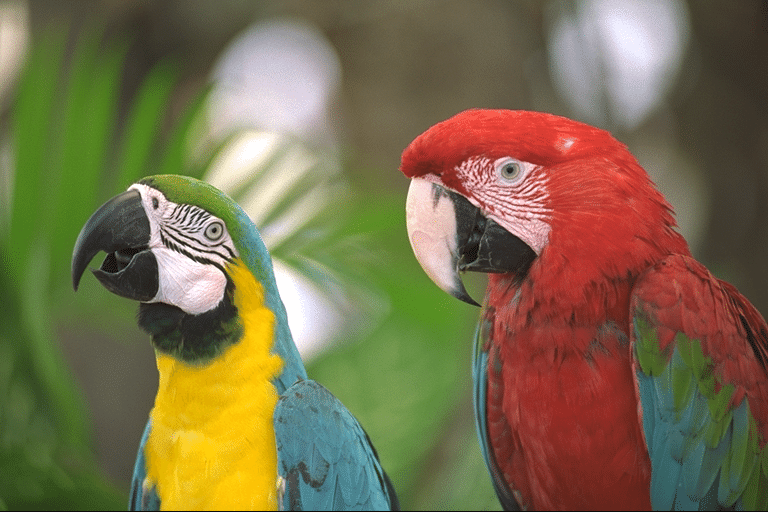
#> input picture lab4/img.png, 768 x 512 px
$ python 4.py
#> lines starting #> are read from the running program, lines starting #| are printed output that depends on the picture; after the words box and inside, x2 and y2 are one past the last pixel; in counts of white or black regions, pixels touching at a corner belong together
import cv2
import numpy as np

def gaussian_matrix(size, sigma=1.0, normalize=True):
    center = size // 2
    matrix = np.zeros((size, size), dtype=float)
    for x in range(size):
        for y in range(size):
            dx = x - center
            dy = y - center
            matrix[x, y] = (1 / (2 * np.pi * sigma**2)) * np.exp(-(dx**2 + dy**2) / (2 * sigma**2))
    if normalize:
        matrix /= matrix.sum()
    return matrix

def gaussian_filter_2d(image: np.ndarray, kernel: np.ndarray) -> np.ndarray:
    h, w = image.shape
    kh, kw = kernel.shape
    pad_h, pad_w = kh // 2, kw // 2
    padded = np.pad(image, ((pad_h, pad_h), (pad_w, pad_w)), mode='reflect')
    result = np.zeros_like(image, dtype=float)
    for i in range(h):
        for j in range(w):
            region = padded[i:i+kh, j:j+kw]
            result[i, j] = np.sum(region * kernel)
    return np.clip(result, 0, 255).astype(np.uint8)

sobel_x = np.array([[-1, 0, 1],
                    [-2, 0, 2],
                    [-1, 0, 1]], dtype=np.float64)

sobel_y = np.array([[-1, -2, -1],
                    [ 0,  0,  0],
                    [ 1,  2,  1]], dtype=np.float64)

def convolve(image: np.ndarray, kernel: np.ndarray) -> np.ndarray:
    h, w = image.shape
    padded = np.pad(image, ((1, 1), (1, 1)), mode='reflect')
    out = np.zeros_like(image, dtype=np.float64)
    for i in range(h):
        for j in range(w):
            region = padded[i:i+3, j:j+3]
            out[i, j] = np.sum(region * kernel)
    return out

def get_quantized_angle(gx, gy, tg):
    quantized = np.zeros_like(gx, dtype=np.uint8)
    mask0 = ((gx > 0) & (gy < 0) & (tg < -2.414)) | ((gx < 0) & (gy < 0) & (tg > 2.414))
    quantized[mask0] = 0
    mask1 = (gx > 0) & (gy < 0) & (tg >= -2.414) & (tg < -0.414)
    quantized[mask1] = 1
    mask2 = ((gx > 0) & (gy < 0) & (tg >= -0.414)) | ((gx > 0) & (gy > 0) & (tg < 0.414))
    quantized[mask2] = 2
    mask3 = (gx > 0) & (gy > 0) & (tg >= 0.414) & (tg < 2.414)
    quantized[mask3] = 3
    mask4 = ((gx > 0) & (gy > 0) & (tg >= 2.414)) | ((gx < 0) & (gy > 0) & (tg <= -2.414))
    quantized[mask4] = 4
    mask5 = (gx < 0) & (gy > 0) & (tg > -2.414) & (tg <= -0.414)
    quantized[mask5] = 5
    mask6 = ((gx < 0) & (gy > 0) & (tg > -0.414)) | ((gx < 0) & (gy < 0) & (tg < 0.414))
    quantized[mask6] = 6
    mask7 = (gx < 0) & (gy < 0) & (tg >= 0.414) & (tg < 2.414)
    quantized[mask7] = 7
    return quantized

def non_max_suppression(magnitude, quantized_angle):
    h, w = magnitude.shape
    nms = np.zeros_like(magnitude, dtype=np.uint8)
    for i in range(1, h - 1):
        for j in range(1, w - 1):
            direction = quantized_angle[i, j]
            mag = magnitude[i, j]
            if direction in [0, 4]:
                n1, n2 = magnitude[i, j-1], magnitude[i, j+1]
            elif direction in [1, 5]:
                n1, n2 = magnitude[i-1, j+1], magnitude[i+1, j-1]
            elif direction in [2, 6]:
                n1, n2 = magnitude[i-1, j], magnitude[i+1, j]
            else:
                n1, n2 = magnitude[i-1, j-1], magnitude[i+1, j+1]
            if mag >= n1 and mag >= n2:
                nms[i, j] = mag
    return nms

def hysteresis_thresholding(nms, low_thresh, high_thresh):
    edges = np.zeros_like(nms, dtype=np.uint8)
    strong = 255
    weak = 128

    edges[nms > high_thresh] = strong
    edges[(nms > low_thresh) & (nms <= high_thresh)] = weak

    h, w = edges.shape
    visited = np.zeros_like(edges, dtype=bool)

    def flood_fill(i, j):
        stack = [(i, j)]
        while stack:
            x, y = stack.pop()
            if (x < 0 or x >= h or y < 0 or y >= w or
                visited[x, y] or edges[x, y] != weak):
                continue
            edges[x, y] = strong
            visited[x, y] = True
            for dx in [-1, 0, 1]:
                for dy in [-1, 0, 1]:
                    if dx == 0 and dy == 0: continue
                    stack.append((x + dx, y + dy))

    for i in range(h):
        for j in range(w):
            if edges[i, j] == strong and not visited[i, j]:
                flood_fill(i, j)

    edges[edges == weak] = 0
    return edges

def main():
    image_path = "img.png"
    kernel_size = 5
    sigma = 1

    img = cv2.imread(image_path)
#> img is the input picture: shape (512, 768, 3); mean B, G, R 75.9, 109.7, 121.7
    gray = cv2.cvtColor(img, cv2.COLOR_BGR2GRAY)

    gauss_kernel = gaussian_matrix(kernel_size, sigma)
    blurred = gaussian_filter_2d(gray, gauss_kernel)

    grad_x = convolve(blurred.astype(np.float64), sobel_x)
    grad_y = convolve(blurred.astype(np.float64), sobel_y)
#> after the loop in convolve (call 2), `for i in range(h):`:
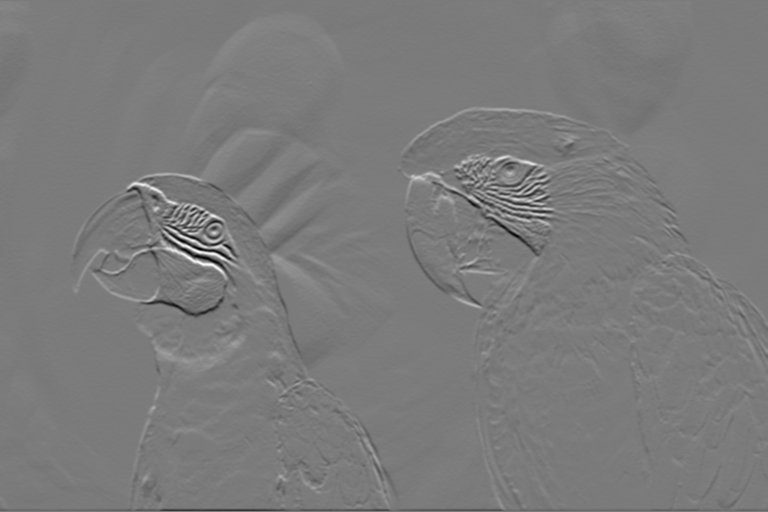
#> out: shape (512, 768) float64; min -434, max 460, mean -0.5; drawn with min black and max white

    magnitude = np.sqrt(grad_x**2 + grad_y**2)
    magnitude = np.clip(magnitude, 0, 255).astype(np.uint8)

    grad_x_safe = np.where(grad_x == 0, 1e-6, grad_x)
    tg = grad_y / grad_x_safe
    quantized_angle = get_quantized_angle(grad_x, grad_y, tg)
#> in get_quantized_angle, `mask0 = ((gx > 0) & (gy < 0) & (tg < -2.414)) | ((gx < 0) & (gy < 0) &..`:
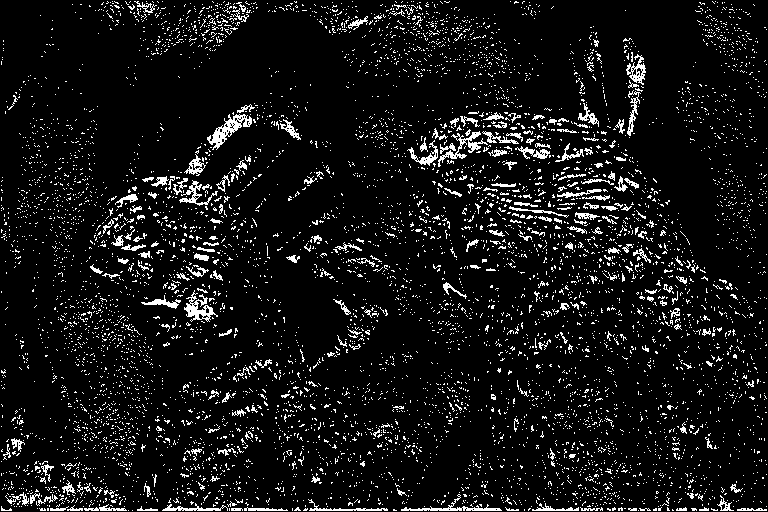
#> mask0: shape (512, 768) bool; 7.8% white in thin lines or dots
#> in get_quantized_angle, `mask1 = (gx > 0) & (gy < 0) & (tg >= -2.414) & (tg < -0.414)`: mask1: shape (512, 768) bool; 11% white in thin lines or dots
#> in get_quantized_angle, `mask2 = ((gx > 0) & (gy < 0) & (tg >= -0.414)) | ((gx > 0) & (gy > 0) ..`: mask2: shape (512, 768) bool; 9.8% white in thin lines or dots
#> in get_quantized_angle, `mask3 = (gx > 0) & (gy > 0) & (tg >= 0.414) & (tg < 2.414)`: mask3: shape (512, 768) bool; 10.4% white; 5266 white regions (5009 under 20 px), largest, box (x1, y1, x2, y2) and area: (162, 9, 264, 152) 3908, (112, 46, 183, 171) 1551, (236, 146, 293, 212) 1155
#> in get_quantized_angle, `mask4 = ((gx > 0) & (gy > 0) & (tg >= 2.414)) | ((gx < 0) & (gy > 0) &..`: mask4: shape (512, 768) bool; 6.8% white in thin lines or dots
#> in get_quantized_angle, `mask5 = (gx < 0) & (gy > 0) & (tg > -2.414) & (tg <= -0.414)`: mask5: shape (512, 768) bool; 12.2% white in thin lines or dots
#> in get_quantized_angle, `mask6 = ((gx < 0) & (gy > 0) & (tg > -0.414)) | ((gx < 0) & (gy < 0) &..`: mask6: shape (512, 768) bool; 13% white in thin lines or dots
#> in get_quantized_angle, `mask7 = (gx < 0) & (gy < 0) & (tg >= 0.414) & (tg < 2.414)`: mask7: shape (512, 768) bool; 13% white; 6315 white regions (5946 under 20 px), largest, box (x1, y1, x2, y2) and area: (631, 53, 701, 135) 2218, (381, 400, 459, 497) 2014, (267, 193, 366, 252) 1546
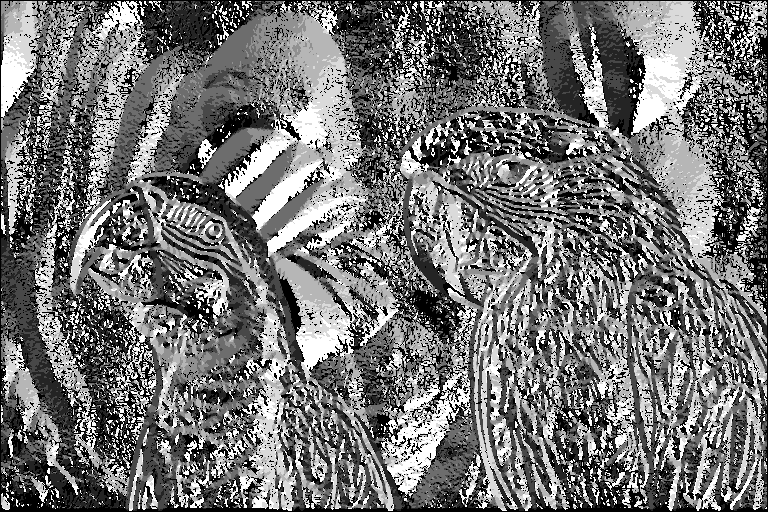
#> quantized_angle: shape (512, 768); min 0, max 7, mean 3.19; drawn with min black and max white

    nms = non_max_suppression(magnitude, quantized_angle)
#> after the loop in non_max_suppression, `for i in range(1, h - 1):`:
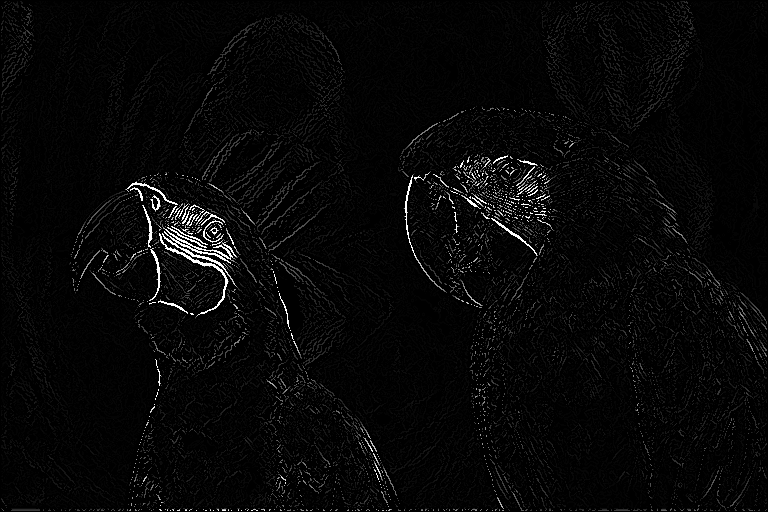
#> nms: shape (512, 768); min 0, max 255, mean 7.5

    max_grad = np.max(magnitude)
#> max_grad = 255
    low_thresh = max_grad / 11
#> low_thresh = 23.18
    high_thresh = max_grad / 4
#> high_thresh = 63.75

    final_edges = hysteresis_thresholding(nms, low_thresh, high_thresh)
#> final_edges: shape (512, 768); 2.4% white in thin lines or dots

    print(f"max_grad: {max_grad}")
#| max_grad: 255
    print(f"low_thresh: {low_thresh:.2f}")
#| low_thresh: 23.18
    print(f"high_thresh: {high_thresh:.2f}")
#| high_thresh: 63.75


    cv2.imshow("Original", cv2.resize(blurred, (600, 700)))
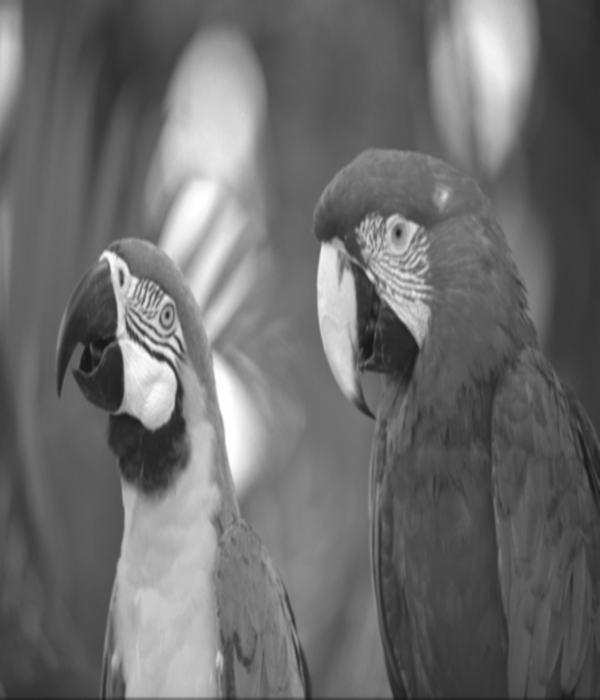
#> window 'Original': shape (700, 600); min 22, max 254, mean 108.9
    cv2.imshow("NMS", cv2.resize(nms, (600, 700)))
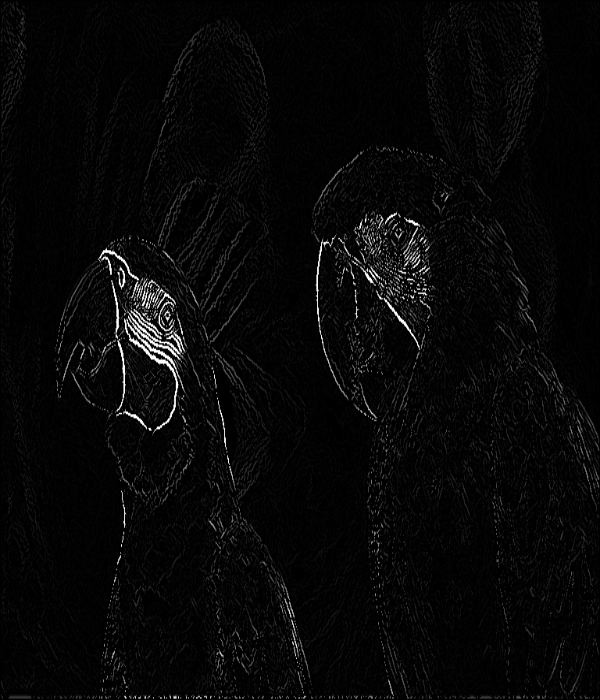
#> window 'NMS': shape (700, 600); min 0, max 255, mean 7.4
    cv2.imshow("Final Edges (Canny)", cv2.resize(final_edges, (800, 700)))
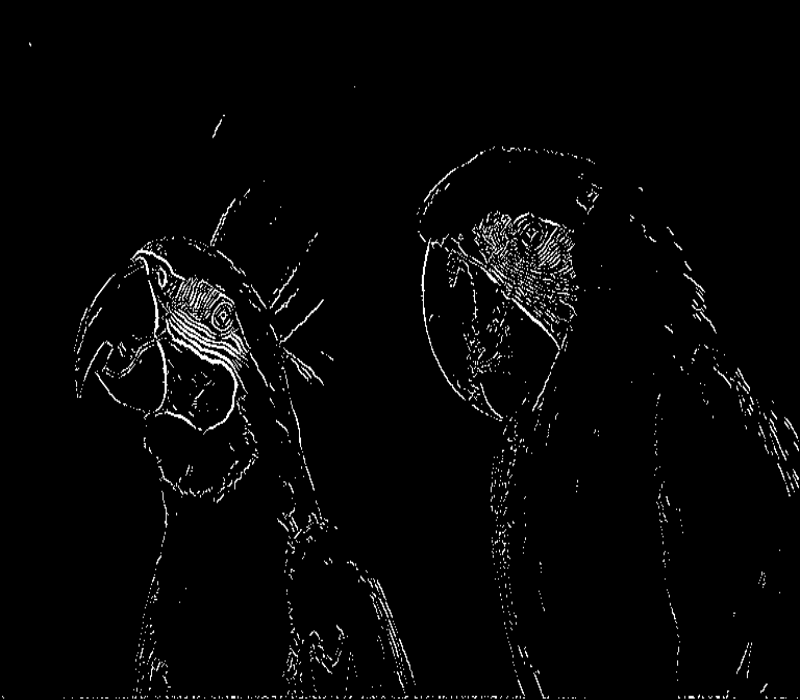
#> window 'Final Edges (Canny)': shape (700, 800); min 0, max 255, mean 6.1

    cv2.waitKey(0)
    cv2.destroyAllWindows()

if __name__ == '__main__':
    main()
